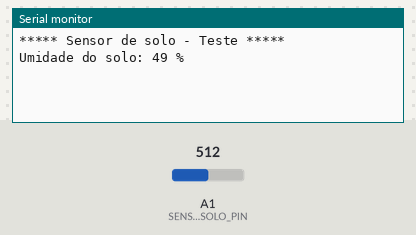
Simulated run of this sketch. Board: Arduino Uno, built with avr-gcc and run on an emulated ATmega328P. Shown: the last lines printed to the serial monitor. The test bench sets the inputs (shaded band); at power-on: A1 (SENSOR_SOLO_PIN) = 512.

Above: at 3.8 s.
3.9 s: A1 (SENSOR_SOLO_PIN) set to 716
At 4.7 s:
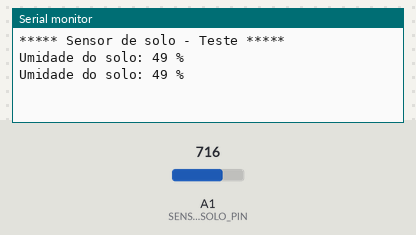
6.7 s: A1 (SENSOR_SOLO_PIN) set to 900
At 9.0 s:
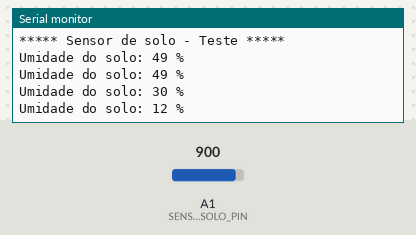
Timing chart, 0 to 10.5 s (numbered marks = the images above; inputs shaded):
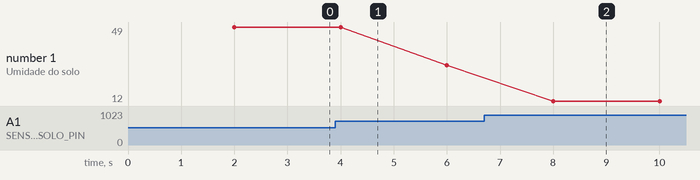

The sketch:

SISMMAR-3-Teste-sensor-solo.ino
```cpp
/*****************************************************************
*Sensor de Umidade de Solo - Configuracao e teste.
*Baseado no codigo original "How to: Soil Moisture Measurement.
*(http;//forum.arduino.c/index.php?topic=37975.0)
*Denisson Silva - 08 de março de 2021
******************************************************************/

#define SENSOR_SOLO_PIN 1 //Entrada do sensor de umidade de solo
#define SUS_VCC 7 //Sensor Umidade Solo VCC
#define SUS_GND 6 //Sensor Umidade Solo GND

int umdSolo;

void setup() {
    Serial.begin(9600);
    Serial.println("***** Sensor de solo - Teste *****");
    pinMode(SUS_VCC, OUTPUT);
    pinMode(SUS_GND, OUTPUT);
}

void loop() {
    umdSolo = getUmidadeSolo();
    Serial.print("Umidade do solo: ");
    Serial.print(umdSolo);
    Serial.println(" %");
}

//Leitura das medicoes do sensor de solo.
int getUmidadeSolo(){
    int umdValor;
    digitalWrite(SUS_VCC, LOW); //Direciona a corrente eletrica.
    digitalWrite(SUS_GND, HIGH);
    delay(1000); //Aguarda 1s para o direcionamento ter efeito.
    umdValor = analogRead(SENSOR_SOLO_PIN);

    digitalWrite(SUS_VCC, HIGH); //Inverte a direcao da corrente eletrica.
    digitalWrite(SUS_GND, LOW);
    delay(1000); //Aguarda 1s para a inversao ter efeito.
    digitalWrite(SUS_VCC, LOW); //Para a corrente eletrica.

    umdValor = map(umdValor, 1023, 0, 0, 100);
    return umdValor;
}
```

Measured:
- after the input at 6.7 s, the serial monitor: prints a new line after 1.3 s (image 2)
- plotted number 1: 49 → 30 after the input at 3.9 s, 30 → 12 after the input at 6.7 s
